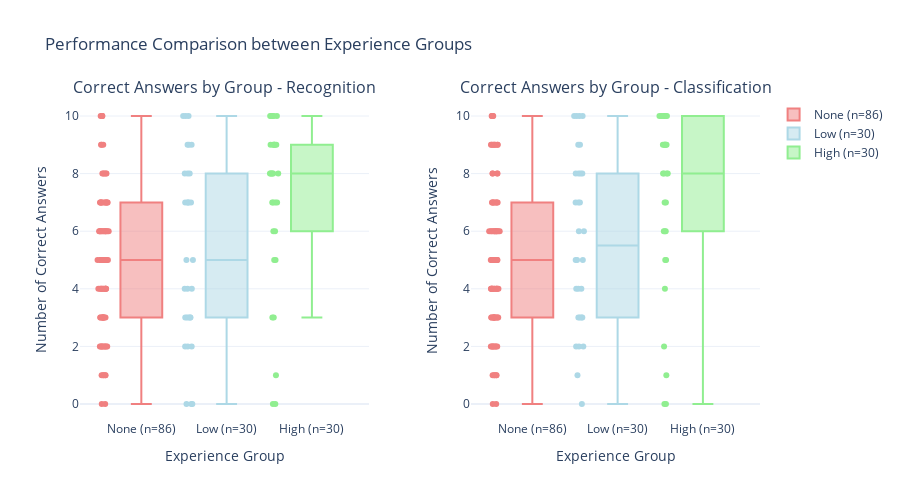

Notebook cell for this chart:
### Markdown cell above
### Results Visualization

#### 1. Scatter Plots with Trend Lines
- **Individual data points**: Show raw relationship between experience and knowledge
- **Linear trend lines**: Visualize correlation direction and strength
- **Interactive tooltips**: Enable detailed data exploration

#### 2. Box Plots by Experience Group
- **Distribution comparison**: Show median, quartiles, and outliers for each group
- **Statistical significance**: Visual representation of group differences
- **Sample size indication**: Include group sizes for context

### Code cell
# Box plots para comparar grupos
fig_box = make_subplots(rows=1, cols=2, subplot_titles=("Correct Answers by Group - Recognition", "Correct Answers by Group - Classification"), horizontal_spacing=0.15)

# Preparar dados para box plots
grupos_nomes = ["None", "Low", "High"]
grupos_data = [grupo_nenhuma, grupo_baixa, grupo_alta]
cores = ["lightcoral", "lightblue", "lightgreen"]

# Box plot - Reconhecimento
for i, (nome, data, cor) in enumerate(zip(grupos_nomes, grupos_data, cores)):
    if len(data) > 0:
        fig_box.add_trace(go.Box(y=data["acertos_rec"], name=f"{nome} (n={len(data)})", marker_color=cor, boxpoints="all", jitter=0.3, pointpos=-1.8), row=1, col=1)

# Box plot - Classificação
for i, (nome, data, cor) in enumerate(zip(grupos_nomes, grupos_data, cores)):
    if len(data) > 0:
        fig_box.add_trace(go.Box(y=data["acertos_class"], name=f"{nome} (n={len(data)})", marker_color=cor, boxpoints="all", jitter=0.3, pointpos=-1.8, showlegend=False), row=1, col=2)

fig_box.update_layout(title_text="Performance Comparison between Experience Groups", height=500)

fig_box.update_yaxes(title_text="Number of Correct Answers", row=1, col=1)
fig_box.update_yaxes(title_text="Number of Correct Answers", row=1, col=2)
fig_box.update_xaxes(title_text="Experience Group", row=1, col=1)
fig_box.update_xaxes(title_text="Experience Group", row=1, col=2)

fig_box.show()

# Save the figure
fig_box.write_html(images_path / "02_diff_group_comparison_boxplots.html")
fig_box.write_image(images_path / "02_diff_group_comparison_boxplots.png", width=1200, height=500, scale=3)
print(f"Saved: 02_diff_group_comparison_boxplots.html and .png")

### Figure 1 — Plotly figure (JSON) as saved in the notebook; plotly's stock layout.template omitted (floating-point values rounded to 4 significant figures)
{"data": [{"boxpoints": "all", "jitter": 0.3, "marker": {"color": "lightcoral"}, "name": "None (n=86)", "pointpos": -1.8, "type": "box", "xaxis": "x", "y": [1, 7, 4, 10, 10, 3, 4, 4, 5, 0, 8, 10, 7, 6, 6, 7, 5, 10, 4, 8, 5, 5, 6, 6, 6, 6, 6, 5, 7, 3, 4, 4, 7, 7, 5, 7, 9, 8, 8, 6, 5, 5, 3, 4, 2, 9, 9, 6, 2, 4, 2, 2, 5, 7, 6, 6, 2, 4, 7, 7, 3, 1, 5, 4, 3, 2, 2, 5, 8, 2, 3, 5, 4, 3, 2, 0, 3, 1, 7, 3, 1, 1, 6, 5, 5, 3], "yaxis": "y"}, {"boxpoints": "all", "jitter": 0.3, "marker": {"color": "lightblue"}, "name": "Low (n=30)", "pointpos": -1.8, "type": "box", "xaxis": "x", "y": [7, 7, 3, 5, 3, 9, 9, 10, 3, 9, 8, 4, 4, 0, 7, 0, 10, 5, 2, 8, 2, 7, 10, 3, 7, 8, 4, 2, 0, 3], "yaxis": "y"}, {"boxpoints": "all", "jitter": 0.3, "marker": {"color": "lightgreen"}, "name": "High (n=30)", "pointpos": -1.8, "type": "box", "xaxis": "x", "y": [3, 3, 10, 6, 8, 9, 9, 5, 0, 0, 9, 8, 6, 8, 7, 5, 10, 10, 9, 7, 10, 9, 7, 7, 1, 8, 8, 8, 10, 9], "yaxis": "y"}, {"boxpoints": "all", "jitter": 0.3, "marker": {"color": "lightcoral"}, "name": "None (n=86)", "pointpos": -1.8, "showlegend": false, "type": "box", "xaxis": "x2", "y": [1, 6, 4, 10, 10, 4, 3, 5, 6, 1, 7, 10, 7, 5, 6, 9, 3, 10, 3, 8, 5, 6, 6, 7, 4, 7, 4, 6, 7, 2, 4, 6, 8, 9, 6, 6, 9, 9, 8, 5, 5, 5, 3, 4, 2, 9, 9, 5, 2, 4, 2, 3, 3, 8, 7, 6, 4, 0, 9, 7, 2, 1, 5, 3, 2, 2, 4, 5, 9, 2, 3, 6, 4, 5, 3, 0, 3, 3, 7, 4, 1, 1, 4, 4, 6, 3], "yaxis": "y2"}, {"boxpoints": "all", "jitter": 0.3, "marker": {"color": "lightblue"}, "name": "Low (n=30)", "pointpos": -1.8, "showlegend": false, "type": "box", "xaxis": "x2", "y": [9, 5, 3, 2, 3, 10, 9, 10, 3, 8, 8, 6, 4, 0, 7, 4, 10, 6, 2, 8, 1, 7, 10, 3, 7, 8, 5, 4, 2, 5], "yaxis": "y2"}, {"boxpoints": "all", "jitter": 0.3, "marker": {"color": "lightgreen"}, "name": "High (n=30)", "pointpos": -1.8, "showlegend": false, "type": "box", "xaxis": "x2", "y": [2, 4, 10, 6, 9, 9, 9, 5, 0, 0, 9, 9, 6, 8, 7, 5, 10, 9, 10, 6, 10, 10, 10, 8, 1, 10, 7, 8, 10, 8], "yaxis": "y2"}], "layout": {"annotations": [{"font": {"size": 16}, "showarrow": false, "text": "Correct Answers by Group - Recognition", "x": 0.2125, "xanchor": "center", "xref": "paper", "y": 1, "yanchor": "bottom", "yref": "paper"}, {"font": {"size": 16}, "showarrow": false, "text": "Correct Answers by Group - Classification", "x": 0.7875, "xanchor": "center", "xref": "paper", "y": 1, "yanchor": "bottom", "yref": "paper"}], "height": 500, "title": {"text": "Performance Comparison between Experience Groups"}, "xaxis": {"anchor": "y", "domain": [0, 0.425], "title": {"text": "Experience Group"}}, "xaxis2": {"anchor": "y2", "domain": [0.575, 1], "title": {"text": "Experience Group"}}, "yaxis": {"anchor": "x", "domain": [0, 1], "title": {"text": "Number of Correct Answers"}}, "yaxis2": {"anchor": "x2", "domain": [0, 1], "title": {"text": "Number of Correct Answers"}}}}
